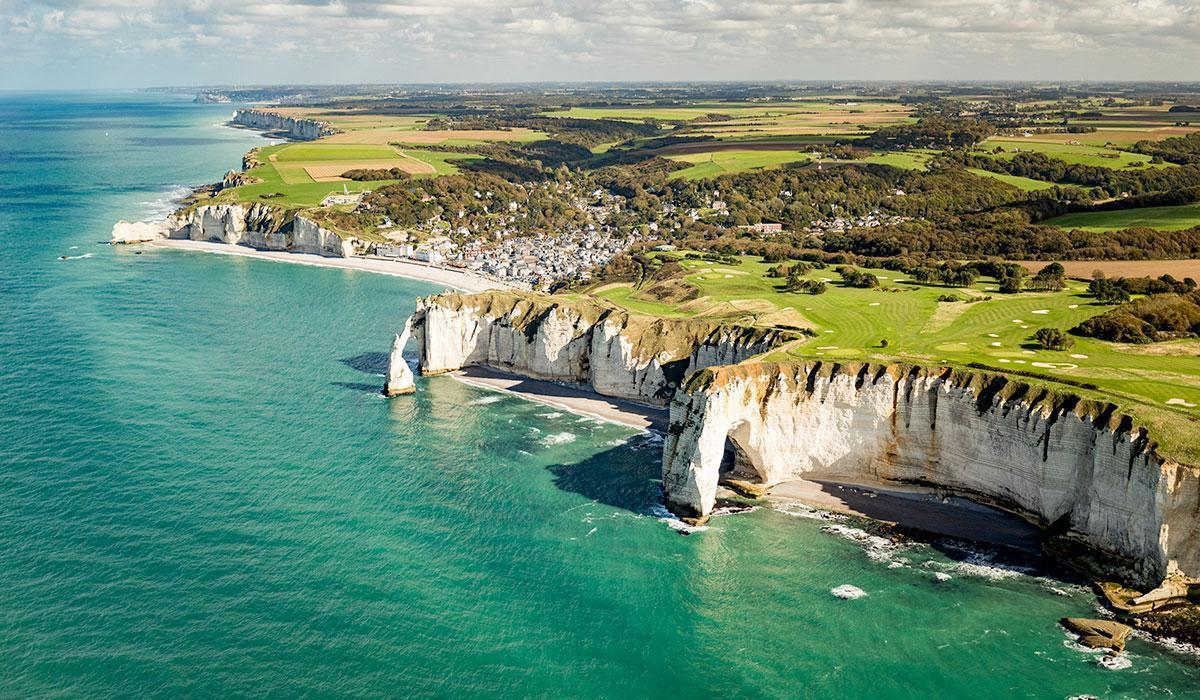
#> input picture data/falaise.jpg, 1200 x 700 px
$ python test.py
#> lines starting #> are read from the running program, lines starting #| are printed output that depends on the picture
from PIL import Image
import numpy as np
import matplotlib.pyplot as plt

print("Début projet Image")

def extraction_image(nomFichier):
#> called with nomFichier = '../data/falaise.jpg'
    img = Image.open(nomFichier)
#> img is the input picture: PIL image 1200x700 RGB; mean R, G, B 107, 137.4, 114.8
    return np.array(img)

def dt_color(x, y):
    return abs(x - y)

def dt_eucly(xa, ya, xb, yb):
    return np.sqrt((xa - xb) ** 2 + (ya - yb) ** 2)

def gaussian_function(x, sig):
    return (1 / (sig * np.sqrt(2 * np.pi))) * np.exp(- (x ** 2) / (2 * sig ** 2))

img = extraction_image("../data/falaise.jpg")


img_3 = np.array(Image.open("../data/falaise.jpg").convert('L'))
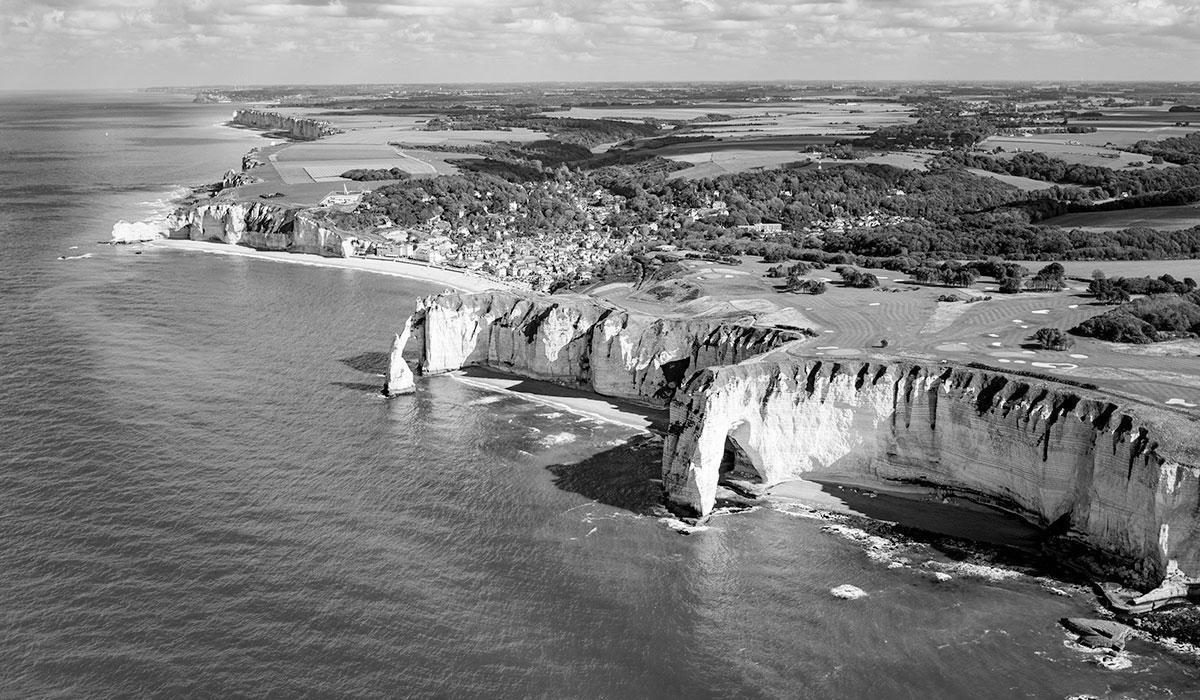
#> img_3: shape (700, 1200); min 0, max 255, mean 125.7


col = img.shape[1]
#> col = 1200
row = img.shape[0]
#> row = 700

print("Colonnes :", col, "\n")
#| Colonnes : 1200
print("Lignes :", row, "\n")
#| Lignes : 700

sig_s = 4
sig_r = 0.15
img_2 = np.zeros((row, col))
for i in range(col):
    for j in range(row):
        sum = 0
        coeff = 0
        for k in range(col):
            for l in range(row):
                col_p = img_3[j][i]
                col_q = img_3[l][k]
#> (the run stopped early here; a loop or call above may not have finished)
